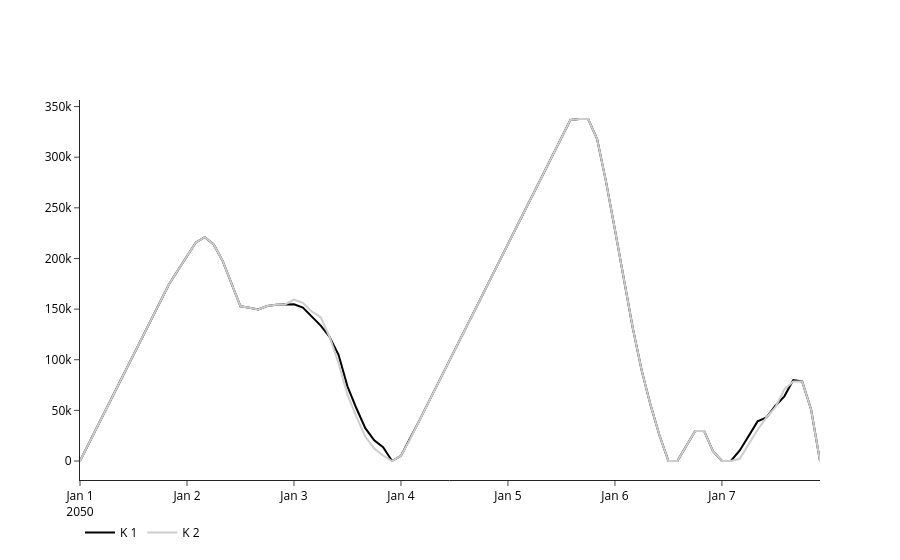

Notebook cell for this chart:
### Code cell
key = 'H2_Storage_Level'

plot_all = False

if plot_all:
    col = None

else:
    col = d1[key].columns[random.randrange(0,len(d1[key].columns))]
    while col in checked_cols or (abs_max(d1[key][col]) < 0.1 and abs_max(d2[key][col]) < 0.1):
        col = d1[key].columns[random.randrange(0,len(d1[key].columns))]

    checked_cols.add(col)

plot(comp_df(d1[key],d2[key],col=col))
